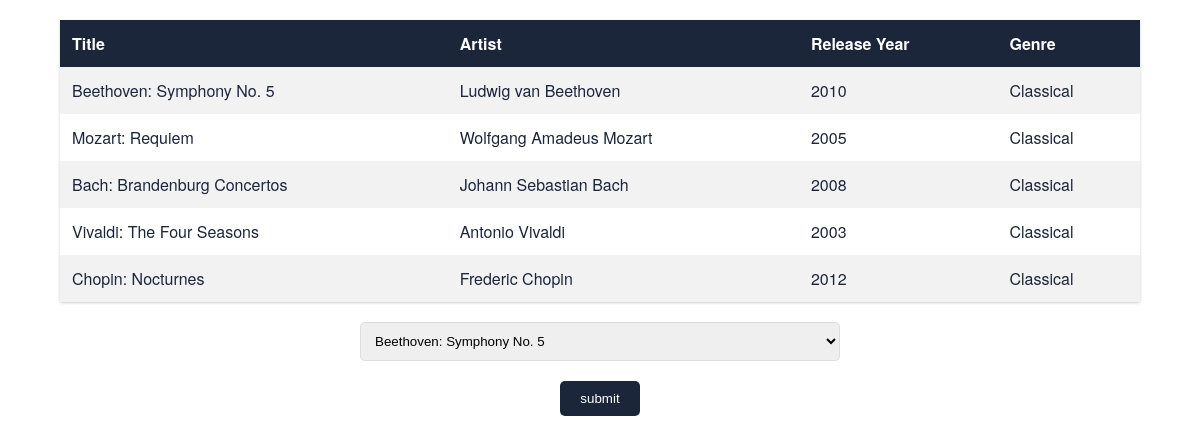
The page /pages/page_cd_loan.php on the database its author committed.
### tables this page shows
CREATE TABLE cds (
  cdID int  NOT NULL AUTO_INCREMENT,
  title varchar(99) NOT NULL,
  artist varchar(99) DEFAULT NULL,
  releaseYear year DEFAULT NULL,
  genre varchar(99) DEFAULT NULL,
  branchID int,
  PRIMARY KEY (cdID),
  FOREIGN KEY(branchID) references branches(branchID)
);

### LibraryORM.php (called while the page is built, shortened)
<?php
class LibraryORM
{
    private $dbString = '';
    private $connection = null;
    public function __construct(string $dbDriver, string $userName, string $passWord, bool $verbose)
    {
        try {
            $this->connection = new PDO($dbDriver, $userName, $passWord);
        } catch (PDOException $e) {
            echo 'Error encountered. ' . $e->getMessage();
        }
    }
    public function select(array $fields = null): object
    {
        $this->dbString .= 'SELECT ';
        if ($fields === null) {
            $fields = '* ';
            $this->dbString .= $fields;
        }
        return $this;
    }
    public function from(string $tableName): object
    {
        $this->dbString .= ' FROM ' . $tableName . ' ';
        return $this;
    }
    public function getAll(): array
    {
        $query = $this->dbString;
        $statement = $this->connection->query($query);
        $results = $statement->fetchAll(PDO::FETCH_ASSOC);
        $this->dbString = '';
        return $results;
    }
}

### pages/page_cd_loan.php (the view, shortened to what this page needs)
<!DOCTYPE html>
<html>
<head>
    <link rel='stylesheet' type='text/css' media='screen' href='..\css\loan.css'>
</head>
<body>
    <?php
    require_once('..\LibraryORM.php');
    $db = new LibraryORM('mysql:host=localhost;dbname=library', 'root', '', false);
    $result = $db->select()->from('cds')->getAll();
    if (count($result) > 0) {
        echo "<form method='post' action='process_book.php'>";
        echo "<table>";
        echo "<tr><th>Title</th><th>Artist</th><th>Release Year</th><th>Genre</th></tr>";
        foreach ($result as $row) {
            echo "<tr><td>" . $row["title"] .
                "</td><td>" . $row["artist"] .
                "</td><td>" . $row["releaseYear"] .
                "</td><td>" . $row["genre"] ;
        }
        echo "</table>";
        echo "</form>";
    } else {
        echo "0 results";
    }
    ?>
    <form method="post" action="process_cd_loan.php">
        <select name="cd" id="cd_loan">
            <?php
            foreach ($result as $row) {
                $value = $row["cdID"] . '|' . $row["branchID"];
                echo "<option value=" . $value . ">" . $row["title"] . "</option>";
            }
            ?>
            <input type='submit' value='submit' name='submit'>
        </select>
    </form>
</body>
</html>

### css/loan.css (style rules this page uses)
body { font-family: 'Helvetica Neue', sans-serif; background-color: #FFFFFF; margin: 0; padding: 0; color: #FFFFFF; }
table { width: 90%; border-collapse: collapse; margin-top: 0px; box-shadow: 0 1px 3px rgba(0, 0, 0, 0.2); border-radius: 2px; color: #1C263B }
table, th, td { border: 1px solid none; padding: 12px; text-align: left; }
th { background-color: #1C263B; color: white; }
tr:nth-child(even) { background-color: #f2f2f2; }
form { display: flex; flex-direction: column; justify-content: center; align-items: center; margin-top: 20px; width: 100%; }
select { width: 40%; padding: 10px; border: 1px solid #ddd; border-radius: 5px; margin-bottom: 20px; }
input[type="submit"] { padding: 10px 20px; background-color: #1C263B; color: #fff; border: none; border-radius: 5px; cursor: pointer; transition: background-color 0.3s ease; }

### rows shown on the page
cds: title "Beethoven: Symphony No. 5", artist "Ludwig van Beethoven", releaseYear "2010", genre "Classical"
cds: title "Mozart: Requiem", artist "Wolfgang Amadeus Mozart", releaseYear "2005", genre "Classical"
cds: title "Bach: Brandenburg Concertos", artist "Johann Sebastian Bach", releaseYear "2008", genre "Classical"
cds: title "Vivaldi: The Four Seasons", artist "Antonio Vivaldi", releaseYear "2003", genre "Classical"
cds: title "Chopin: Nocturnes", artist "Frederic Chopin", releaseYear "2012", genre "Classical"

### other values the page prints
form field cd "Beethoven: Symphony No. 5"
